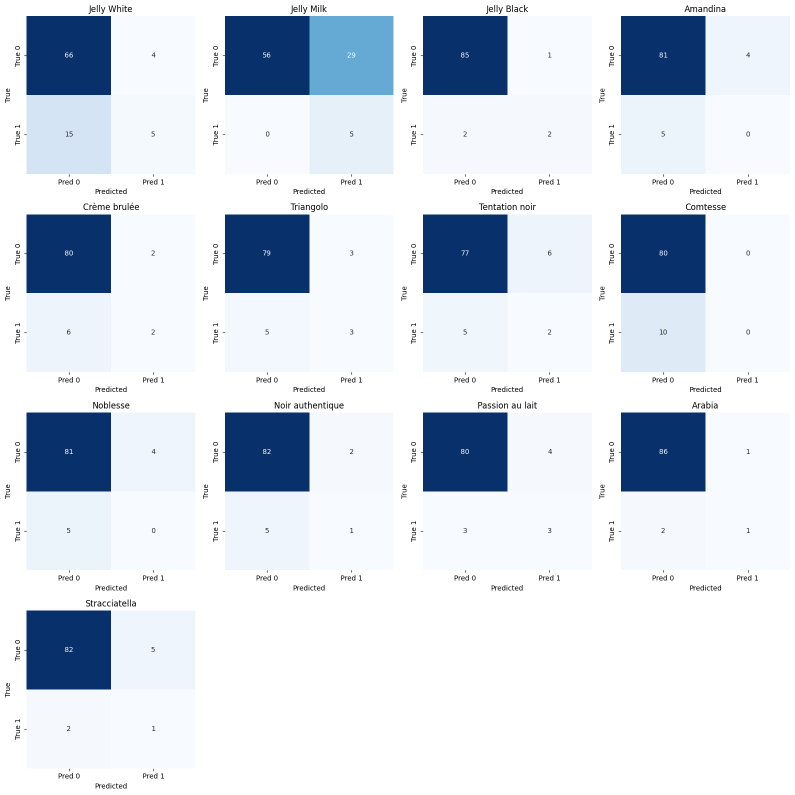
#> input picture project/42.4% OFF/images/confusion matrix.png, 1589 x 1590 px (shown at 1/2 size)
$ python -i classification.py   (imports and definitions only)
#> lines starting #> are read from the running program, lines starting #| are printed output that depends on the picture; after the words box and inside, x2 and y2 are one past the last pixel; in counts of white or black regions, pixels touching at a corner belong together
# IMPORTS FROM LABS #
import sys
# [1 line not run here, left out]
import matplotlib.pyplot as plt
import matplotlib.image as mpimg
import os
from skimage.color import rgb2hsv
from skimage.morphology import closing, opening, disk, remove_small_holes, remove_small_objects, binary_dilation, binary_erosion, binary_closing
from skimage.transform import rotate, resize, warp
from sklearn.metrics.pairwise import euclidean_distances
from skimage.measure import regionprops, find_contours
from skimage.feature import canny
from skimage import io, color
from skimage import segmentation, measure, exposure

import cv2
import numpy as np

import platform
from tqdm import tqdm
from typing import Optional, Callable
from sklearn.metrics import accuracy_score, f1_score
from sklearn.covariance import LedoitWolf

import os
from skimage.measure import label, regionprops
from skimage.color import rgb2gray

from skimage.util import img_as_ubyte

import numpy as np
from sklearn.neighbors import KNeighborsClassifier
import matplotlib.pyplot as plt
from sklearn.preprocessing import StandardScaler

# [325 lines left out: functions cluster1_1class, cluster1_2class, cluster2_class, choc_classifier, not called in this run]

def classification(segmented_image) :
    # Jelly White, Jelly Milk, Jelly Black, Amandina, Crème brulée, Triangolo, Tentation noir, Comtesse, Noblesse, Noir authentique, Passion au lait, Arabia, Stracciatella
    chocolate_count = [0,0,0,0,0,0,0,0,0,0,0,0,0]

    masked_img = np.mean(segmented_image, axis=2) > 0
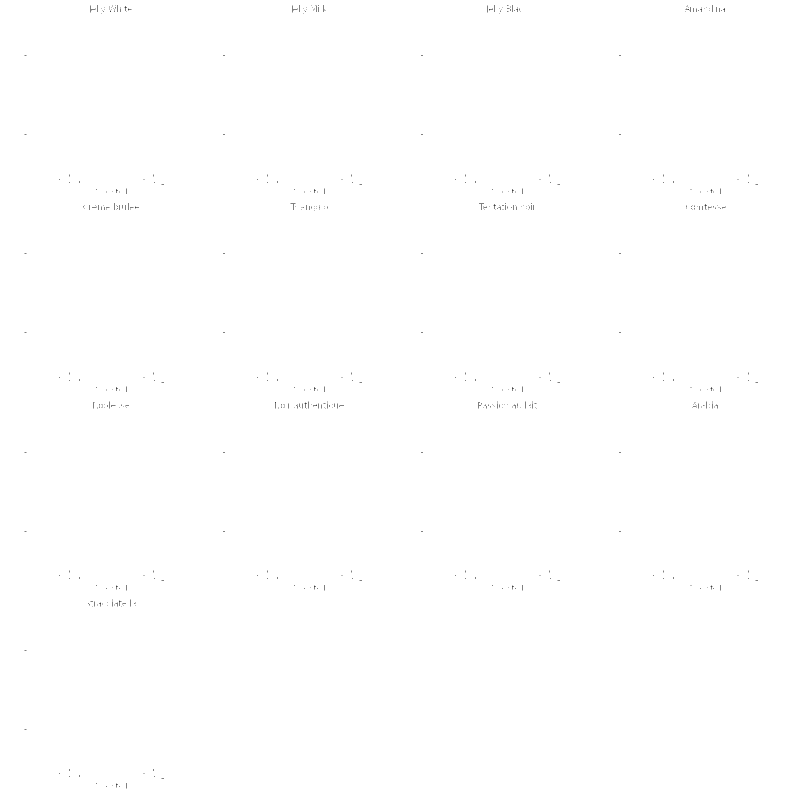
#> masked_img: shape (1590, 1589) bool (shown at 1/2 size); 99.9% white; black in thin lines or dots
    masked_img = remove_small_objects(masked_img, min_size=5000)

    labeled_mask = label(masked_img)
#> labeled_mask: shape (1590, 1589) int32; values 0 (black) and 1 (white), 99.9% white; black in thin lines or dots
    regions = regionprops(labeled_mask)
#> regions = 1 regions; box (x1, y1, x2, y2) and area: (0, 0, 1589, 1590) 2524324

    if not regions:
        return chocolate_count

    for region in regions:
        minr, minc, maxr, maxc = region.bbox
        isolated_mask = labeled_mask == region.label

        img_crop = segmented_image[minr-1:maxr+1, minc-1:maxc+1]
        mask_crop = isolated_mask[minr-1:maxr+1, minc-1:maxc+1]

        isolated_img = np.zeros_like(img_crop)
        isolated_img[mask_crop] = img_crop[mask_crop]

        footprint = disk(15)
        smoothed_mask = opening(mask_crop, footprint=footprint)
        isolated_img = np.zeros_like(img_crop)
        for c in range(3):
            isolated_img[..., c] = img_crop[..., c] * smoothed_mask

        choc_contour = []
        binary = isolated_mask > 0

        contours = find_contours(binary, level=0.5)
        if contours:
            choc_contour = np.fliplr(max(contours, key=lambda x: x.shape[0]))

        choc_contour = choc_contour.astype(np.float32)
        area = cv2.contourArea(choc_contour)

        if (isolated_img.shape[0] < 2 or isolated_img.shape[1] < 2) :
            continue

        if (isolated_img.shape[0] > 350 or isolated_img.shape[1] > 350) :
            continue

        if isolated_img.shape[0] < 95 and isolated_img.shape[1] < 95 :
            continue

        if (isolated_img.shape[0] > 230 or isolated_img.shape[1] > 230 or area > 20000) :
            region_crop = isolated_mask[minr:maxr, minc:maxc].astype(np.uint8)
            chocolate_crop = segmented_image[minr:maxr, minc:maxc]

            # --- WATERSHED START ---
            dist = cv2.distanceTransform(region_crop * 255, cv2.DIST_L2, 5)
            _, sure_fg = cv2.threshold(dist, 0.9 * dist.max(), 255, 0)
            sure_fg = np.uint8(sure_fg)
            unknown = cv2.subtract(region_crop * 255, sure_fg)

            _, markers = cv2.connectedComponents(sure_fg)
            markers = markers + 1
            markers[unknown == 255] = 0

            chocolate_crop_color = chocolate_crop.copy()
            markers = cv2.watershed(chocolate_crop_color, markers)

            isolated_imgs = []
            for label_val in np.unique(markers):
                if label_val <= 1:
                    continue

                mask_ws = (markers == label_val).astype(np.uint8)
                if np.sum(mask_ws) < 10000:
                    continue

                masked_choco = np.zeros_like(chocolate_crop_color)
                for c in range(3):
                    masked_choco[..., c] = chocolate_crop_color[..., c] * mask_ws

                isolated_imgs.append(masked_choco)
            # --- WATERSHED END ---
            for isolated in isolated_imgs:
                choc_class = choc_classifier(isolated)

                if choc_class == "Jelly White":
                    chocolate_count[0] += 1
                if choc_class == "Jelly Milk":
                    chocolate_count[1] += 1
                if choc_class == "Jelly Black":
                    chocolate_count[2] += 1
                if choc_class == "Amandina":
                    chocolate_count[3] += 1
                if choc_class == "Crème Brulée":
                    chocolate_count[4] += 1
                if choc_class == "Triangolo":
                    chocolate_count[5] += 1
                if choc_class == "Tentation noir":
                    chocolate_count[6] += 1
                if choc_class == "Comtesse":
                    chocolate_count[7] += 1
                if choc_class == "Noblesse":
                    chocolate_count[8] += 1
                if choc_class == "Noir authentique":
                    chocolate_count[9] += 1
                if choc_class == "Passion au lait":
                    chocolate_count[10] += 1
                if choc_class == "Arabia":
                    chocolate_count[11] += 1
                if choc_class == "Straciatella":
                    chocolate_count[12] += 1

            continue

        # Classify the chocolate
        choc_class = choc_classifier(isolated_img)

        if choc_class == "Jelly White":
            chocolate_count[0] += 1
        if choc_class == "Jelly Milk":
            chocolate_count[1] += 1
        if choc_class == "Jelly Black":
            chocolate_count[2] += 1
        if choc_class == "Amandina":
            chocolate_count[3] += 1
        if choc_class == "Crème Brulée":
            chocolate_count[4] += 1
        if choc_class == "Triangolo":
            chocolate_count[5] += 1
        if choc_class == "Tentation noir":
            chocolate_count[6] += 1
        if choc_class == "Comtesse":
            chocolate_count[7] += 1
        if choc_class == "Noblesse":
            chocolate_count[8] += 1
        if choc_class == "Noir authentique":
            chocolate_count[9] += 1
        if choc_class == "Passion au lait":
            chocolate_count[10] += 1
        if choc_class == "Arabia":
            chocolate_count[11] += 1
        if choc_class == "Straciatella":
            chocolate_count[12] += 1
#> this loop made 1 pass
#> (minr, minc, maxr, maxc, img_crop, mask_crop, smoothed_mask) on pass 1: (0, 0, 1590, 1589, [[255, 255, 255]], [True], [True])
#> after the loop, chocolate_count = [0, 0, 0, 0, 0, 0, 0, 0, 0, 0, 0, 0, 0]


    return chocolate_count

>>> import cv2
>>> picture = cv2.cvtColor(cv2.imread('../images/confusion matrix.png'), cv2.COLOR_BGR2RGB)
>>> result = classification(picture)
#> result = [0, 0, 0, 0, 0, 0, 0, 0, 0, 0, 0, 0, 0]
